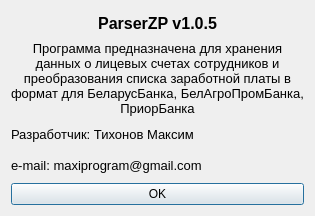
<?xml version="1.0" encoding="UTF-8"?>
<ui version="4.0">
 <class>AboutForm</class>
 <widget class="QDialog" name="AboutForm">
  <property name="geometry">
   <rect>
    <x>0</x>
    <y>0</y>
    <width>315</width>
    <height>216</height>
   </rect>
  </property>
  <property name="minimumSize">
   <size>
    <width>315</width>
    <height>216</height>
   </size>
  </property>
  <property name="maximumSize">
   <size>
    <width>315</width>
    <height>216</height>
   </size>
  </property>
  <property name="windowTitle">
   <string>О программе</string>
  </property>
  <layout class="QVBoxLayout" name="verticalLayout">
   <item>
    <widget class="QLabel" name="label">
     <property name="font">
      <font>
       <pointsize>12</pointsize>
       <weight>75</weight>
       <bold>true</bold>
      </font>
     </property>
     <property name="text">
      <string>ParserZP v1.0.5</string>
     </property>
     <property name="alignment">
      <set>Qt::AlignCenter</set>
     </property>
    </widget>
   </item>
   <item>
    <widget class="QLabel" name="label_2">
     <property name="font">
      <font>
       <pointsize>10</pointsize>
      </font>
     </property>
     <property name="text">
      <string>Программа предназначена для хранения данных о лицевых счетах сотрудников и преобразования списка заработной платы в формат для БеларусБанка, БелАгроПромБанка, ПриорБанка</string>
     </property>
     <property name="alignment">
      <set>Qt::AlignCenter</set>
     </property>
     <property name="wordWrap">
      <bool>true</bool>
     </property>
    </widget>
   </item>
   <item>
    <widget class="QLabel" name="label_3">
     <property name="font">
      <font>
       <pointsize>10</pointsize>
      </font>
     </property>
     <property name="text">
      <string>Разработчик: Тихонов Максим</string>
     </property>
    </widget>
   </item>
   <item>
    <widget class="QLabel" name="label_4">
     <property name="font">
      <font>
       <pointsize>10</pointsize>
      </font>
     </property>
     <property name="text">
      <string>e-mail: maxiprogram@gmail.com</string>
     </property>
    </widget>
   </item>
   <item>
    <widget class="QPushButton" name="pushButton">
     <property name="text">
      <string>OK</string>
     </property>
    </widget>
   </item>
  </layout>
 </widget>
 <resources/>
 <connections/>
</ui>
